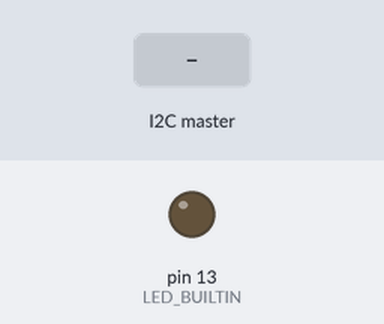
The sketch below on a simulated Arduino Uno, built with avr-gcc and run on an emulated ATmega328P. Shown: output pins drawn as LEDs (lit = HIGH). The test bench sets the inputs (shaded band).

Above: at 1.2 s.
1.3 s: the I2C master sends the byte 1
At 2.5 s:
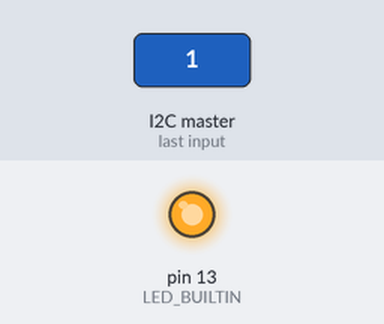
2.8 s: the I2C master sends the byte 0
At 3.7 s:
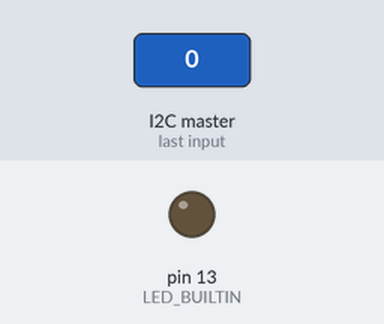
4.3 s: the I2C master sends the byte 2
At 4.8 s:
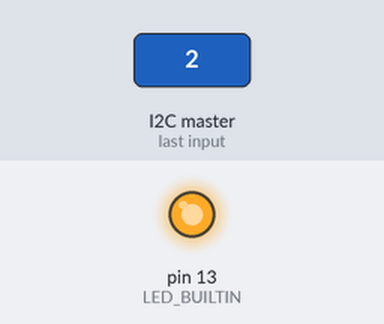
Timing chart, 0 to 7.3 s (numbered marks = the images above; inputs shaded):
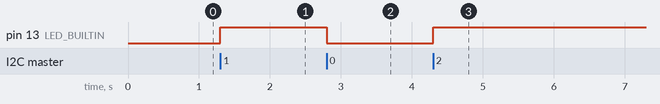

Measured:
- after the input at 1.3 s, pin 13 (LED_BUILTIN): LOW → HIGH at once
- after the input at 2.8 s, pin 13 (LED_BUILTIN): HIGH → LOW at once
- after the input at 4.3 s, pin 13 (LED_BUILTIN): LOW → HIGH at once

The sketch:

arduino_rpi_i2c.ino
```cpp
#include "Wire.h"
void setup()
{
  Wire.begin(6);                // join i2c bus
  Wire.onReceive(receiveEvent); // register event
  Wire.onRequest(requestEvent);
  pinMode(LED_BUILTIN, OUTPUT);
  digitalWrite(LED_BUILTIN, LOW); // turn it off
}

void loop()
{
  delay(100);
}

// function that executes whenever data is received from master
// this function is registered as an event, see setup()
void receiveEvent(int howMany)
{
  while (Wire.available())
  {
    char c = Wire.read();
    digitalWrite(LED_BUILTIN, c);
  }
}

void requestEvent()
{
    Wire.write(1);
    Wire.write(2);
    Wire.write(3);
}
```
